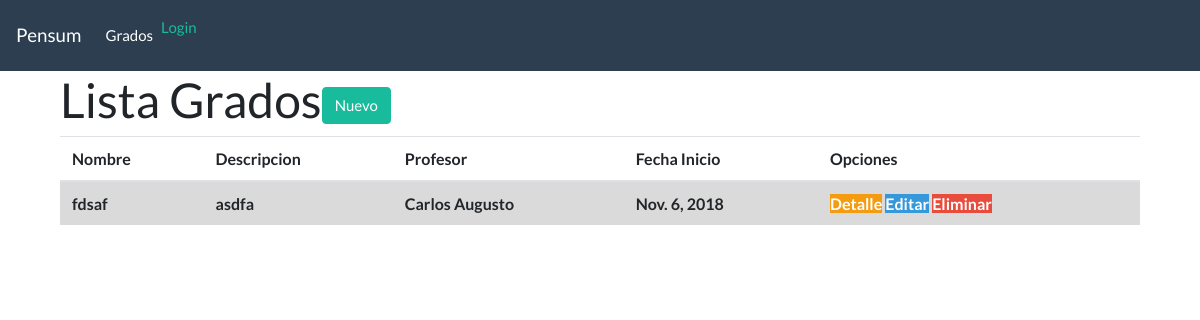
Before: / with the older database file.
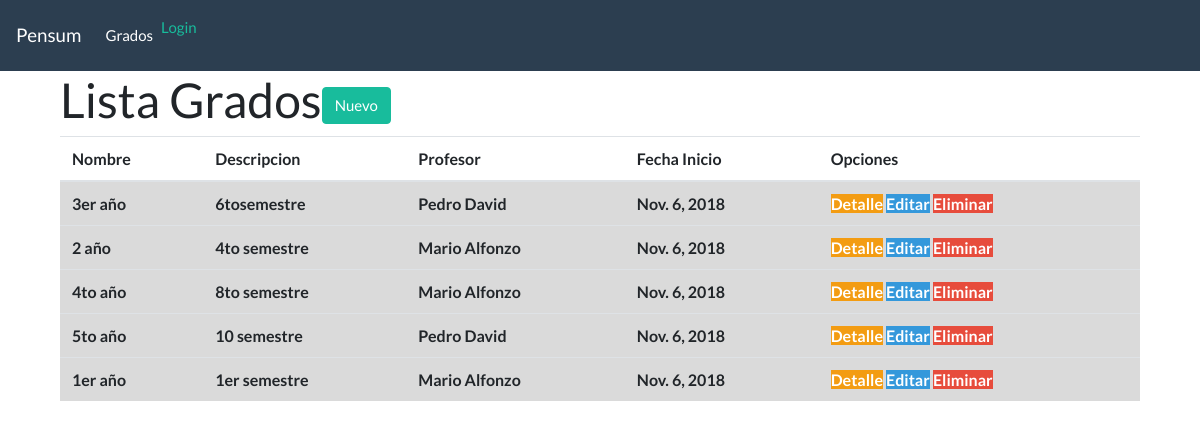
After: the same page with the newer database file.
### python/models.py (models this page shows, shortened)
class Materia(models.Model):
    nombre = models.CharField(max_length=50)
    descripcion = models.CharField(max_length=100)
    fecha = models.DateField()
    tipo = models.ForeignKey(TipoMateria, on_delete=models.CASCADE,blank=True, null=True)
    alumnos   = models.ManyToManyField(Alumno, through='Inscripcion')

class TipoMateria(models.Model):
    nombre = models.CharField(max_length=50)
    descripcion = models.CharField(max_length=50)
    def __str__(self):
        return self.nombre

### python/views.py (the view)
# urls.py: url(r'^$', views.lista_materias, name ='lista_materias'),
def lista_materias(request):
    materias = Materia.objects.filter(fecha__lte=timezone.now()).order_by('fecha')
    return render(request, 'materias/materia_list.html', {'materias':materias})

### python/templates/materias/materia_list.html (shortened to what this page needs)
{% extends 'materias/base.html' %}
{% block content %}
<div class="container">
  <h1>Lista Grados<a href="{% url 'materia_nuevo' %}" class="btn btn-success">Nuevo</a></h1>
      <table class="table table-hover">
        <thead>
          <tr>
            <th scope="col">Nombre</th>
            <th scope="col">Descripcion</th>
            <th scope="col">Profesor</th>
            <th scope="col">Fecha Inicio</th>
            <th scope="col">Opciones</th>
          </tr>
        </thead>
        <tbody>
          {% for materia in materias %}
          <tr class="table-active">
            <th>{{materia.nombre}}</th>
            <th>{{materia.descripcion}}</th>
            <th>{{materia.tipo}}</th>
            <th>{{materia.fecha}}</th>
            <th>
              <a href="{% url 'materia_detalle' pk=materia.pk %}" class="bt btn-warning">Detalle</a>
              <a href="{% url 'materia_editar' pk=materia.pk %}" class="bt btn-info"><span class="glyphicon glyphicon-pencil">Editar</span></a>
              <a href="{% url 'materia_eliminar' pk=materia.pk %}" class="bt btn-danger">Eliminar</a>
            </th>
          </tr>
          {% endfor %}
        </tbody>
      </table>
</div>
{% endblock %}

Changed rows visible on the page:
changed Materia: nombre "fdsaf" → "3er año"; descripcion "asdfa" → "6tosemestre"; tipo "Carlos Augusto" → "Pedro David"
added Materia: nombre "2 año", descripcion "4to semestre", tipo "Mario Alfonzo", fecha "Nov. 6, 2018"
added Materia: nombre "4to año", descripcion "8to semestre", tipo "Mario Alfonzo", fecha "Nov. 6, 2018"
added Materia: nombre "5to año", descripcion "10 semestre", tipo "Pedro David", fecha "Nov. 6, 2018"
added Materia: nombre "1er año", descripcion "1er semestre", tipo "Mario Alfonzo", fecha "Nov. 6, 2018"
